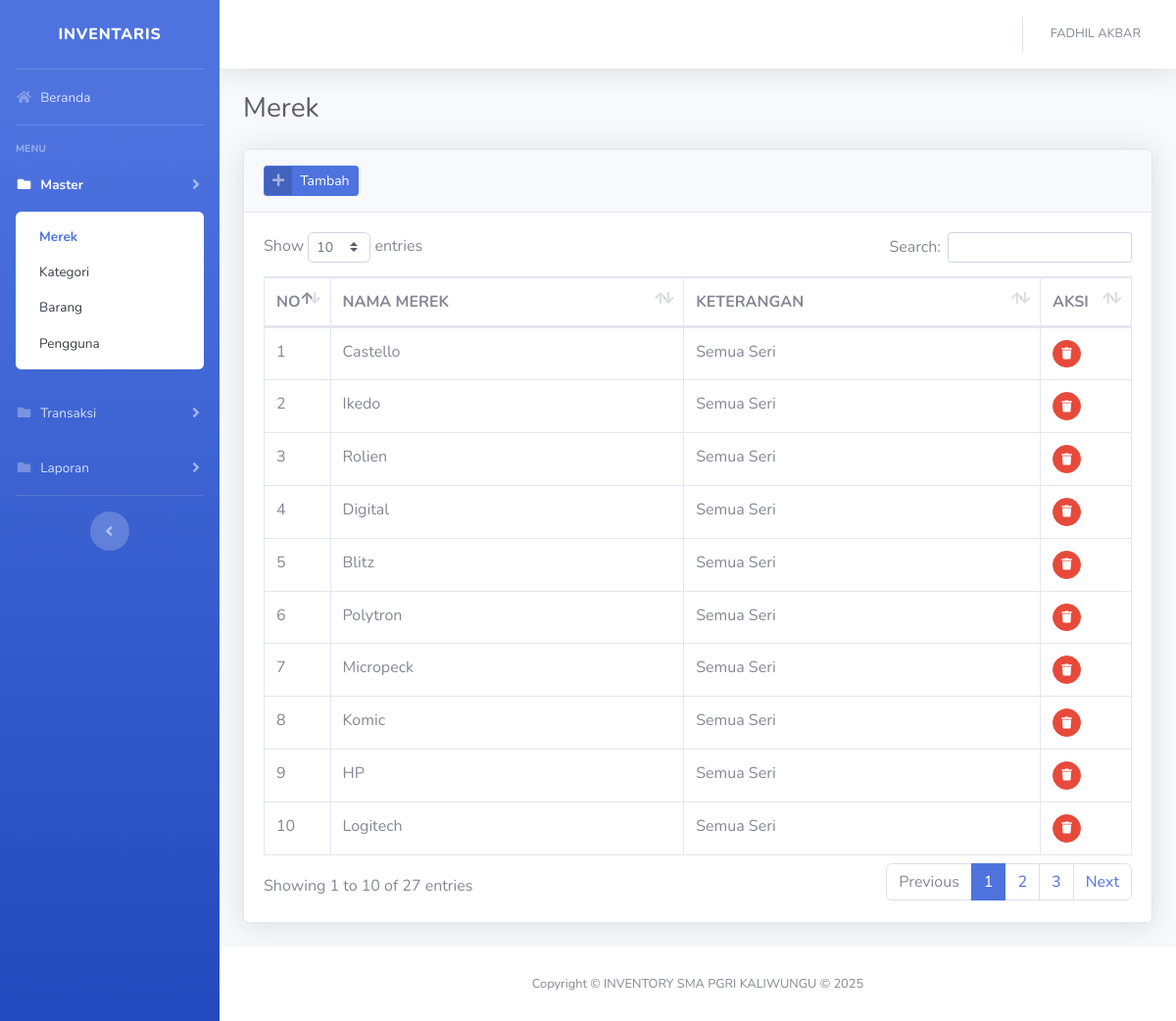
The app's page /?merek (signed in) with its own data.
### tables this page shows
CREATE TABLE `merek` (
  `idmerek` int(11) NOT NULL,
  `nama_merek` varchar(128) NOT NULL,
  `keterangan` varchar(256) NOT NULL
);

### config/function.php (called while the page is built, shortened)
<?php
function encrypt($str) {
return base64_encode($str);
}
function base_url(){
    $base_url= ((isset($_SERVER['HTTPS']) && $_SERVER['HTTPS'] == "on") ? "https" : "http");
    $base_url.= "://".$_SERVER['HTTP_HOST'];
    $base_url.= str_replace(basename($_SERVER['SCRIPT_NAME']),"",$_SERVER['SCRIPT_NAME']);
    return $base_url;
}
?>

### views/master/merek.php (the view, shortened to what this page needs)
<div class="container-fluid">
    <div class="d-sm-flex align-items-center justify-content-between mb-4">
        <h1 class="h3 mb-0 text-gray-800">Merek</h1>
    </div>
    <div class="card shadow mb-4">
        <div class="card-header py-3">
            <a href="#" class="btn btn-primary btn-icon-split btn-sm" data-toggle="modal" data-target="#merekModal">
                <span class="icon text-white-50">
                    <i class="fas fa-plus"></i>
                </span>
                <span class="text">Tambah</span>
            </a>
        </div>
        <div class="card-body">
            <div class="table-responsive">
                <table class="table table-bordered table-hover" id="dataTable" width="100%" cellspacing="0">
                    <thead>
                        <tr>
                            <th width="20">NO</th>
                            <th>NAMA MEREK</th>
                            <th>KETERANGAN</th>
                            <th width="50">AKSI</th>
                        </tr>
                    </thead>
                    <tbody>
                        <?php
                        $n=1;
                        $query = mysqli_query($con,"SELECT * FROM merek ORDER BY idmerek DESC")or die(mysqli_error($con));
                        while($row = mysqli_fetch_array($query)):
                        ?>
                        <tr>
                            <td><?= $n++; ?></td>
                            <td><?= $row['nama_merek']; ?></td>
                            <td><?= $row['keterangan']; ?></td>
                            <td>
                                <a href="<?=base_url();?>/process/merek.php?act=<?=encrypt('delete');?>&id=<?=encrypt($row['idmerek']);?>"
                                    class="btn btn-sm btn-circle btn-danger btn-hapus"><i class="fas fa-trash"></i></a>
                            </td>
                        </tr>
                        <?php endwhile; ?>
                    </tbody>
                </table>
            </div>
        </div>
    </div>
</div>

### index.php (shortened to what this page needs)
<?php
if($_SESSION['username']=="" && $_SESSION['level']==""):
    header("Location:".$base_url."login.php");
else:
    include('config/header.php');
?>
<body id="page-top">
    <div id="wrapper">
        <?php include "config/page.php"; ?>
        <?php include "config/sidebar.php"; ?>
        <div id="content-wrapper" class="d-flex flex-column">
            <div id="content">
                <?php include "config/topbar.php"; ?>
                <?php include ($views); ?>
            </div>
            <footer class="sticky-footer bg-white">
                <div class="container my-auto">
                    <div class="copyright text-center my-auto">
                        <span>Copyright &copy; INVENTORY SMA PGRI KALIWUNGU &copy; <?= date('Y'); ?></span>
                    </div>
                </div>
            </footer>
        </div>
    </div>
    <?php include "config/footer.php"; ?>
    <?php endif;?>

### config/header.php (shortened to what this page needs)
<?php include "config/function.php"; ?>
<!DOCTYPE html>
<html lang="en">
<head>
    <link href="<?=base_url();?>assets/vendor/fontawesome-free/css/all.min.css" rel="stylesheet" type="text/css">
    <link href="<?=base_url();?>assets/css/sb-admin-2.min.css" rel="stylesheet">
    <link href="<?=base_url();?>assets/vendor/select2/css/select2.min.css" rel="stylesheet" />
    <link href="<?=base_url();?>assets/vendor/datatables/dataTables.bootstrap4.min.css" rel="stylesheet">
</head>

### config/sidebar.php (shortened to what this page needs)
<ul class="navbar-nav bg-gradient-primary sidebar sidebar-dark accordion" id="accordionSidebar">
    <a class="sidebar-brand d-flex align-items-center justify-content-center" href="index.php">
        <div class="sidebar-brand-text mx-3">Inventaris</div>
    </a>
    <hr class="sidebar-divider my-0">
    <li class="nav-item <?=isset($home)?'active':'';?>">
        <a class="nav-link" href="?#">
            <i class="fas fa-fw fa-home"></i>
            <span>Beranda</span></a>
    </li>
    <hr class="sidebar-divider">
    <div class="sidebar-heading">
        Menu
    </div>
    <?php if($_SESSION['level']=='admin'):?>
    <li class="nav-item <?=isset($master)?'active':'';?>">
        <a class="nav-link collapsed" href="#" data-toggle="collapse" data-target="#master" aria-expanded="true"
            aria-controls="master">
            <i class="fas fa-fw fa-folder"></i>
            <span>Master</span>
        </a>
        <div id="master" class="collapse <?=isset($master)?'show':'';?>" aria-labelledby="headingTwo"
            data-parent="#accordionSidebar">
            <div class="bg-white py-2 collapse-inner rounded">
                <a class="collapse-item <?=isset($merek)?'active':'';?>" href="?merek">Merek</a>
                <a class="collapse-item <?=isset($kategori)?'active':'';?>" href="?kategori">Kategori</a>
                <a class="collapse-item <?=isset($barang)?'active':'';?>" href="?barang">Barang</a>
                <a class="collapse-item <?=isset($pengguna)?'active':'';?>" href="?pengguna">Pengguna</a>
            </div>
        </div>
    </li>
    <li class="nav-item <?=isset($transaksi)?'active':'';?>">
        <a class="nav-link collapsed" href="#" data-toggle="collapse" data-target="#transaksi" aria-expanded="true"
            aria-controls="transaksi">
            <i class="fas fa-fw fa-folder"></i>
            <span>Transaksi</span>
        </a>
    </li>
    <li class="nav-item <?=isset($laporan)?'active':'';?>">
        <a class="nav-link collapsed" href="#" data-toggle="collapse" data-target="#laporan" aria-expanded="true"
            aria-controls="laporan">
            <i class="fas fa-fw fa-folder"></i>
            <span>Laporan</span>
        </a>
    </li>
    <?php endif; ?>
    <hr class="sidebar-divider d-none d-md-block">
    <div class="text-center d-none d-md-inline">
        <button class="rounded-circle border-0" id="sidebarToggle"></button>
    </div>
</ul>

### config/topbar.php (shortened to what this page needs)
<nav class="navbar navbar-expand navbar-light bg-white topbar mb-4 static-top shadow">
    <ul class="navbar-nav ml-auto">
        <li class="nav-item dropdown no-arrow">
            <a class="nav-link dropdown-toggle" href="#" id="userDropdown" role="button" data-toggle="dropdown"
                aria-haspopup="true" aria-expanded="false">
                <span class="mr-2 d-lg-inline text-gray-600 small"><?= strtoupper($_SESSION['fullname']); ?></span>
            </a>
        </li>
    </ul>
</nav>

### config/footer.php (shortened to what this page needs)
</body>
</html>

### records on screen
merek: nama_merek "Castello", keterangan "Semua Seri"
merek: nama_merek "Ikedo", keterangan "Semua Seri"
merek: nama_merek "Rolien", keterangan "Semua Seri"
merek: nama_merek "Digital", keterangan "Semua Seri"
merek: nama_merek "Blitz", keterangan "Semua Seri"
merek: nama_merek "Polytron", keterangan "Semua Seri"
merek: nama_merek "Micropeck", keterangan "Semua Seri"
merek: nama_merek "Komic", keterangan "Semua Seri"
merek: nama_merek "HP", keterangan "Semua Seri"
merek: nama_merek "Logitech", keterangan "Semua Seri"

### other values on screen
$_SESSION['fullname'] "FADHIL AKBAR"
